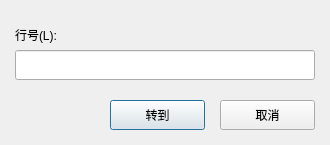
<?xml version="1.0" encoding="UTF-8"?>
<ui version="4.0">
 <class>GotoDialog</class>
 <widget class="QDialog" name="GotoDialog">
  <property name="geometry">
   <rect>
    <x>0</x>
    <y>0</y>
    <width>330</width>
    <height>145</height>
   </rect>
  </property>
  <property name="windowTitle">
   <string>转到指定行</string>
  </property>
  <widget class="QLabel" name="label">
   <property name="geometry">
    <rect>
     <x>15</x>
     <y>20</y>
     <width>100</width>
     <height>30</height>
    </rect>
   </property>
   <property name="text">
    <string>行号(L):</string>
   </property>
  </widget>
  <widget class="QLineEdit" name="lineEdit">
   <property name="geometry">
    <rect>
     <x>15</x>
     <y>50</y>
     <width>300</width>
     <height>30</height>
    </rect>
   </property>
  </widget>
  <widget class="QPushButton" name="pushButton">
   <property name="geometry">
    <rect>
     <x>110</x>
     <y>100</y>
     <width>95</width>
     <height>30</height>
    </rect>
   </property>
   <property name="text">
    <string>转到</string>
   </property>
  </widget>
  <widget class="QPushButton" name="pushButton_2">
   <property name="geometry">
    <rect>
     <x>220</x>
     <y>100</y>
     <width>95</width>
     <height>30</height>
    </rect>
   </property>
   <property name="text">
    <string>取消</string>
   </property>
  </widget>
 </widget>
 <resources/>
 <connections/>
</ui>
